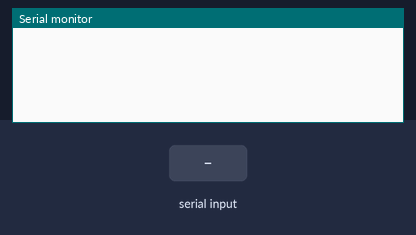
Bench run of a sketch on a simulated Arduino Uno, built with avr-gcc and run on an emulated ATmega328P. Shown: the last lines printed to the serial monitor. Inputs (shaded band) come from the test bench.

Above: at 1.2 s.
1.3 s: "wob\n" received over Serial
At 1.42 s:
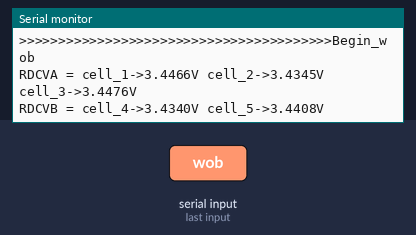
At 2.9 s:
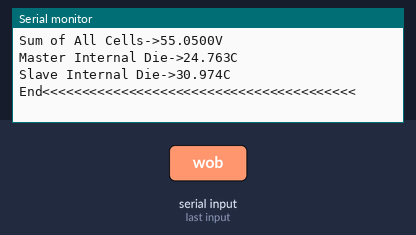
Timing chart, 0 to 4.4 s (numbered marks = the images above; inputs shaded):
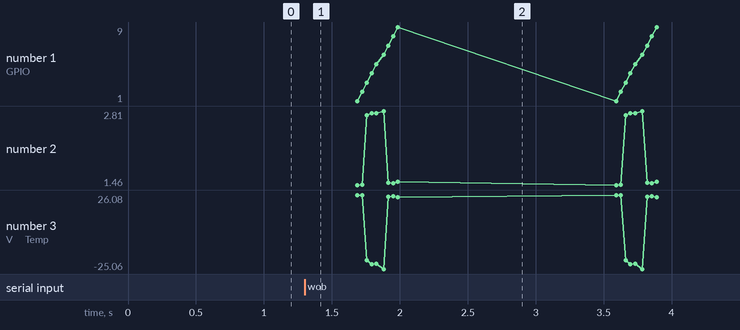

Measured:
- after the input at 1.3 s, the serial monitor: prints a new line at once (image 1)

The sketch:

MCU_test.ino
```cpp
String cmd = "";

bool wob = false;
int bcMode = 0;

void setup() {
  Serial.begin(9600);
}

void loop() {
  if (Serial.available()) {
    cmd = Serial.readStringUntil('\n');
    cmd.trim();

    if (cmd == "wob") {
      wob = true;
      bcMode = 0;
    }
    else if (cmd.startsWith("bc")) {
      int num = cmd.substring(2).toInt();

      if (num >= 1 && num <= 18) {
        bcMode = num;
        wob = false;
      }
    }
  }

  if (wob) {
    Serial.println(F(">>>>>>>>>>>>>>>>>>>>>>>>>>>>>>>>>>>>>>>>Begin_wob"));
    printData();
    delay(1000);
  }

  if (bcMode > 0) {
    Serial.print(F(">>>>>>>>>>>>>>>>>>>>>>>>>>>>>>>>>>>>>>>>bc"));
    Serial.println(bcMode);
    printData();
    delay(1000);
  }
}

void printData() {
  Serial.println(F("RDCVA = cell_1->3.4466V cell_2->3.4345V cell_3->3.4476V"));
  Serial.println(F("RDCVB = cell_4->3.4340V cell_5->3.4408V"));
  Serial.println(F("RDCVC = cell_7->3.4443V cell_8->3.4359V cell_9->3.4377V"));
  Serial.println(F("RDCVD = cell_10->3.4354V cell_11->3.4438V"));
  Serial.println(F("RDCVE = cell_13->3.4336V cell_14->3.4474V cell_15->3.4345V"));
  Serial.println(F("RDCVF = cell_16->3.4426V cell_17->3.4481V cell_18->3.4378V"));
  Serial.println(F("GPIO1: 1.4605V  |  Temp->26.08C"));
  Serial.println(F("GPIO2: 1.4686V  |  Temp->25.84C"));
  Serial.println(F("GPIO3: 2.7317V  |  Temp->-19.08C"));
  Serial.println(F("GPIO4: 2.7700V  |  Temp->-21.74C"));
  Serial.println(F("GPIO5: 2.7666V  |  Temp->-21.49C"));
  Serial.println(F("Vref2 = 3.0036V"));
  Serial.println(F("GPIO6: 2.8117V  |  Temp->-25.06C"));
  Serial.println(F("GPIO7: 1.4988V  |  Temp->24.94C"));
  Serial.println(F("GPIO8: 1.4907V  |  Temp->25.18C"));
  Serial.println(F("GPIO9: 1.5167V  |  Temp->24.41C"));
  Serial.println(F("MCU1_APs->5.0400V (0xC4E0)    MCU2_APs->5.0483V (0xC533)"));
  Serial.println(F("MCU1_DPs->3.1421V (0x7ABD)    MCU2_DPs->3.1510V (0x7B16)"));
  Serial.println(F("Sum of All Cells->55.0500V"));
  Serial.println(F("Master Internal Die->24.763C"));
  Serial.println(F("Slave Internal Die->30.974C"));
  Serial.println(F("End<<<<<<<<<<<<<<<<<<<<<<<<<<<<<<<<<<<<<<<<"));
}
```
